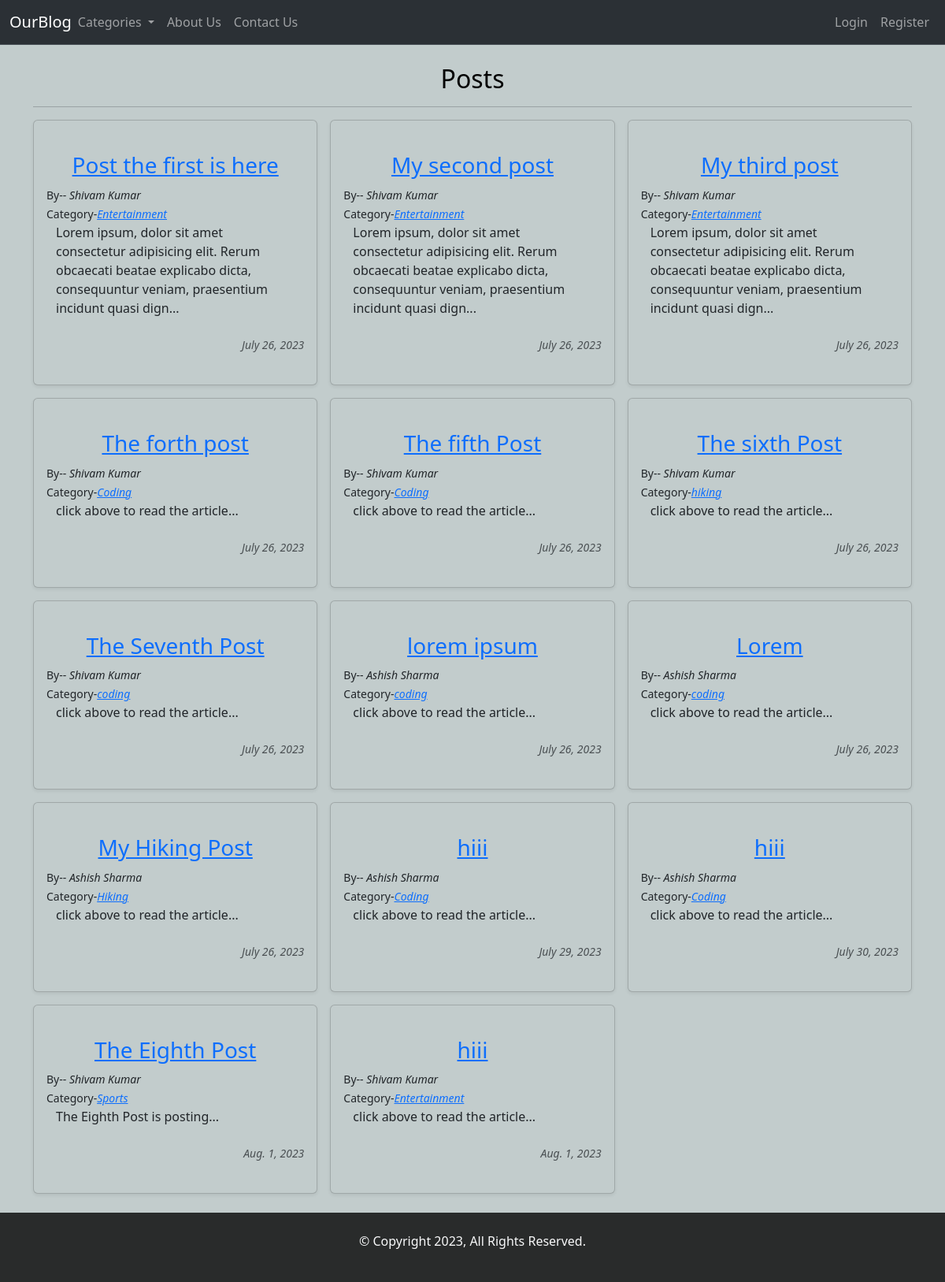
The page / on the database its author committed.
### Ourblog/models.py (models this page shows, shortened)
class Poster(models.Model):
    title = models.CharField(max_length=255)
    author = models.ForeignKey(User, on_delete=models.CASCADE)
    title_tag = models.CharField(max_length=255,default="")
    header_image = models.ImageField(null=True, blank=True, upload_to="images/")
    category = models.CharField(max_length=255)
    snippet = models.CharField(max_length=255, default="click above to read the article")
    body = RichTextField(blank=True, null=True)
    Post_date = models.DateField(auto_now_add=True)
    likes = models.ManyToManyField(User, related_name = 'Blog_post')

### Ourblog/views.py (the view)
# urls.py: path('', HomeListView.as_view(), name="hom"),
class HomeListView(ListView):
    model = Poster
    template_name = "hom.html"
    ordering = ['id']
    def get_context_data(self, **kwargs):
        context = super().get_context_data(**kwargs)
        context["Cat_list"] = Category.objects.all()
        return context

### Ourblog/models.py (called while the page is built)
    def __str__(self):
        return self.name

### Ourblog/templates/hom.html (shortened to what this page needs)
 {% extends 'base.html' %}
{% block body %}
<div style="background-color: #c2cccc;">
<br>
<div class="container">
  <h1 class="fs-2 text-body-emphasis d-flex justify-content-center align-items-center">Posts</h1><hr>
</div>
<div class="container ">
<div class="row row-cols-1 row-cols-sm-2 row-cols-md-3 g-3">
  {% for post in object_list %}
  <div class="col ">
    <div class="card shadow-sm d-flex justify-content-center " style="background-color: #c2cccc;">
      <div class="card-body "><br>
        <h3 class="text-center"><a href="{% url 'article-detail' post.pk %}">{{post.title}}</a></h3>
        <small>By-- <i>
          {{post.author.first_name}}
          {{post.author.last_name}}
        </i></small>
        <div>
          <small>Category-<a href="{% url 'category' post.category %}"><i>{{ post.category }}</i></a></small>
        </div>
        <div class="container"><p class="card-text">{{post.snippet|slice:"0:150"|safe}}...</p></div><br>
        <div class="d-flex justify-content-between align-items-center">
          <small class="text-body-secondary"><i>{{post.Post_date}}</i></small>
        </div>
      </div>
      <br>
    </div>
  </div>
  {% endfor %}
</div>
</div>
<br>
</div>
{% endblock body %}

### rows shown on the page
Poster: title "Post the first is here", author.first_name "Shivam", author.last_name "Kumar", category "Entertainment", snippet "Lorem ipsum, dolor sit amet consectetur adipisicing elit. Rerum obcaecati beatae explicabo dicta, consequuntur veniam, praesentium incidunt quasi dign", Post_date "July 26, 2023"
Poster: title "My second post", author.first_name "Shivam", author.last_name "Kumar", category "Entertainment", snippet "Lorem ipsum, dolor sit amet consectetur adipisicing elit. Rerum obcaecati beatae explicabo dicta, consequuntur veniam, praesentium incidunt quasi dign", Post_date "July 26, 2023"
Poster: title "My third post", author.first_name "Shivam", author.last_name "Kumar", category "Entertainment", snippet "Lorem ipsum, dolor sit amet consectetur adipisicing elit. Rerum obcaecati beatae explicabo dicta, consequuntur veniam, praesentium incidunt quasi dign", Post_date "July 26, 2023"
Poster: title "The forth post", author.first_name "Shivam", author.last_name "Kumar", category "Coding", snippet "click above to read the article", Post_date "July 26, 2023"
Poster: title "The fifth Post", author.first_name "Shivam", author.last_name "Kumar", category "Coding", snippet "click above to read the article", Post_date "July 26, 2023"
Poster: title "The sixth Post", author.first_name "Shivam", author.last_name "Kumar", category "hiking", snippet "click above to read the article", Post_date "July 26, 2023"
Poster: title "The Seventh Post", author.first_name "Shivam", author.last_name "Kumar", category "coding", snippet "click above to read the article", Post_date "July 26, 2023"
Poster: title "lorem ipsum", author.first_name "Ashish", author.last_name "Sharma", category "coding", snippet "click above to read the article", Post_date "July 26, 2023"
Poster: title "Lorem", author.first_name "Ashish", author.last_name "Sharma", category "coding", snippet "click above to read the article", Post_date "July 26, 2023"
Poster: title "My Hiking Post", author.first_name "Ashish", author.last_name "Sharma", category "Hiking", snippet "click above to read the article", Post_date "July 26, 2023"
Poster: title "hiii", author.first_name "Ashish", author.last_name "Sharma", category "Coding", snippet "click above to read the article", Post_date "July 29, 2023"
Poster: title "hiii", author.first_name "Ashish", author.last_name "Sharma", category "Coding", snippet "click above to read the article", Post_date "July 30, 2023"
Poster: title "The Eighth Post", author.first_name "Shivam", author.last_name "Kumar", category "Sports", snippet "The Eighth Post is posting", Post_date "Aug. 1, 2023"
Poster: title "hiii", author.first_name "Shivam", author.last_name "Kumar", category "Entertainment", snippet "click above to read the article", Post_date "Aug. 1, 2023"
